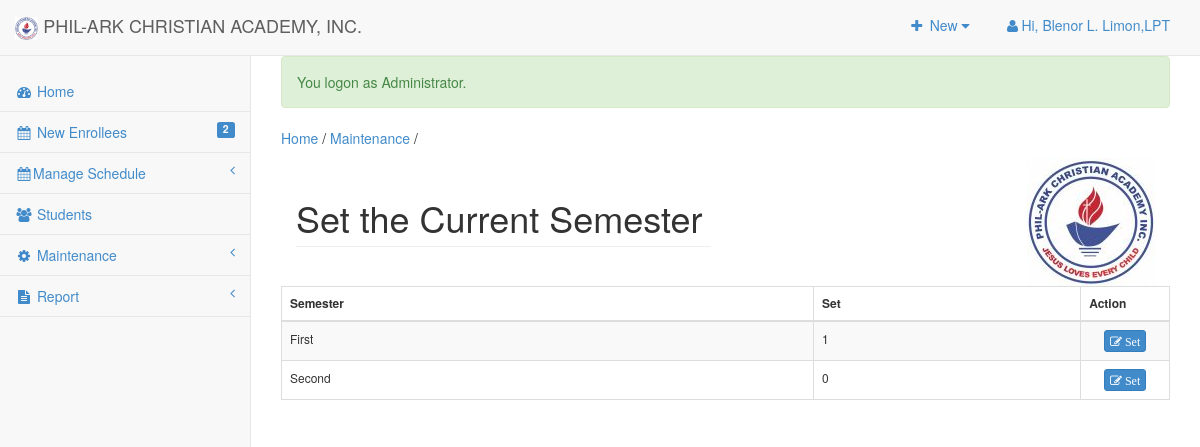
Page /admin/maintenance/index.php (signed in) on the committed database.
### tables this page shows
CREATE TABLE `tblsitesettings` (
  `ID` int(11) NOT NULL,
  `Type` varchar(90) NOT NULL,
  `Description` text NOT NULL
);

CREATE TABLE `tblsemester` (
  `SEMID` int(11) NOT NULL AUTO_INCREMENT,
  `SEMESTER` varchar(90) NOT NULL,
  `SETSEM` tinyint(1) NOT NULL,
  PRIMARY KEY (`SEMID`)
);

### include/database.php (called while the page is built, shortened)
<?php
class Database {
	var $sql_string = '';
	public $conn;
	public function open_connection() {
		$this->conn = mysqli_connect(server,user,pass);
		if(!$this->conn){
			echo "Problem in database connection! Contact administrator!";
			exit();
		}else{
			$db_select = mysqli_select_db($this->conn,database_name);
		}
	}
	function setQuery($sql='') {
		$this->sql_string=$sql;
	}
	function executeQuery() {
		$result = mysqli_query($this->conn,$this->sql_string);
		return $result;
	}
	private function confirm_query($result) {
		return $result;
	}
	function loadResultList( $key='' ) {
		$cur = $this->executeQuery();
		$array = array();
		while ($row = mysqli_fetch_object($cur)) {
			if ($key) {
				$array[$row->$key] = $row;
			} else {
				$array[] = $row;
			}
		}
		return $array;
	}
	function loadSingleResult() {
		$cur = $this->executeQuery();
		while ($row = mysqli_fetch_object($cur)) {
		return $data = $row;
		}
	}
	public function num_rows($cur) {
		$cur = $this->executeQuery();
		return mysqli_num_rows($cur);
	}
}
     $mydb = new Database();
?>

### admin/maintenance/index.php (called while the page is built, shortened)
<?php
require_once ("../theme/templates.php");
?>

### admin/maintenance/list.php (the view, shortened to what this page needs)
 <div class="row">
      <div class="col-lg-12">
       	 <div class="col-lg-6">
            <h1 class="page-header">Set the Current Semester  </h1>
       		</div>
       		<div class="col-lg-6" >
       			<img style="float:right;" src="<?php echo web_root; ?>img/school_seal_100x100.jpg" >
       		</div>
       		</div>
   		 </div>
	 		    <form action="controller.php?action=delete" Method="POST">
			      <div class="table-responsive">
				<table id="" class="table table-striped table-bordered table-hover table-responsive" style="font-size:12px" cellspacing="0">
				  <thead>
				  	<tr>
				  		<th>Semester</th>
				  		<th>Set</th>
				  		<th width="10%" >Action</th>
				  	</tr>
				  </thead>
				  <tbody>
				  	<?php
				  	 	$mydb->setQuery("SELECT *
											FROM  `tblsemester`");
				  		$cur = $mydb->loadResultList();
						foreach ($cur as $result) {
				  		echo '<tr>';
				  		echo '<td >'. $result->SEMESTER.'</td>';
				  		echo '<td>' . $result->SETSEM.'</a></td>';
				  		echo '<td align="center" ><a title="Edit" href="controller.php?action=edit&id='.$result->SEMID.'"  class="btn btn-primary btn-xs  ">  <span class="fa fa-edit fw-fa"> Set</span></a>
				  					  </td>';
				  		echo '</tr>';
				  	}
				  	?>
				  </tbody>
				</table>
  	</div>
				</form>
</div>

### include/function.php (shortened to what this page needs)
<?php
  function SiteTitle()
	{
		global $mydb;
		$title='';
		$sql = "SELECT * FROM `tblsitesettings` WHERE `Type`='SiteTitle'";
		$mydb->setQuery($sql);
		$maxrow=$mydb->num_rows($mydb->executeQuery());
		if($maxrow > 0){
			$site = $mydb->loadSingleResult();
			echo $title = $site->Description;
		}else{
			echo $title = '';
		}
		return $title;
	}
?>

### admin/css/sb-admin-2.css (style rules this page uses)
body { background-color: #f8f8f8; }

### rows in the picture
tblsitesettings: Description "PHIL-ARK CHRISTIAN ACADEMY, INC."
tblsemester: SEMESTER "First", SETSEM "1"
tblsemester: SEMESTER "Second", SETSEM "0"

### other values in the picture
$_SESSION['ACCOUNT_NAME'] "Blenor L. Limon,LPT"
$enrollees->enrollees "2"
$_SESSION['message'] "You logon as Administrator."
$title "Maintenance"
